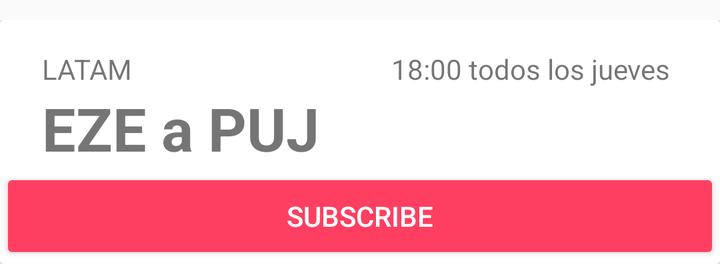
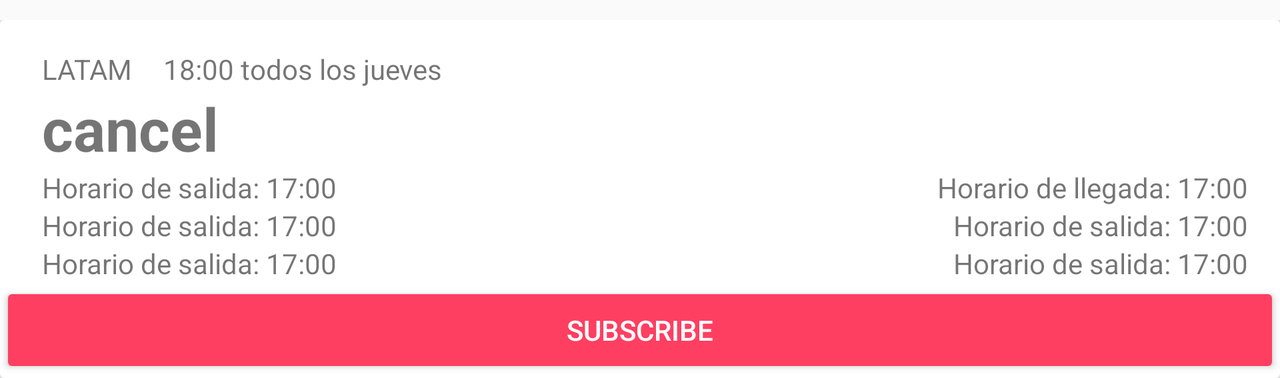

The same Android screen from two of the app's own layout files: first res/layout/ as a phone draws it, then the repository's variant for another configuration, drawn on a device whose configuration selects that folder. Both files follow.
<!-- AndroidManifest.xml: application theme AppTheme -->
<!-- res/layout/card_result.xml -->
<?xml version="1.0" encoding="utf-8"?>
<LinearLayout xmlns:android="http://schemas.android.com/apk/res/android"
    xmlns:app="http://schemas.android.com/apk/res-auto"
    android:orientation="vertical" android:layout_width="match_parent"
    android:id="@+id/cardResultLayout"
    android:layout_height="wrap_content"
    android:paddingTop="10dp">

    <android.support.v7.widget.CardView
        android:layout_width="match_parent"
        android:id="@+id/cardResultElement"
        android:layout_height="wrap_content" >

        <RelativeLayout
            android:layout_width="match_parent"
            android:layout_height="wrap_content">

            <TextView
                android:text="EZE a PUJ"
                android:layout_width="match_parent"
                android:layout_height="wrap_content"
                android:layout_alignStart="@+id/airline_name"
                android:id="@+id/from_to_shorts"
                android:textStyle="normal|bold"
                android:textSize="30sp"
                android:layout_below="@+id/airline_name"
                android:layout_alignEnd="@+id/textView7" />

            <TextView
                android:text="LATAM"
                android:layout_width="wrap_content"
                android:layout_height="wrap_content"
                android:layout_marginStart="21dp"
                android:layout_marginTop="15dp"
                android:id="@+id/airline_name"
                android:layout_alignParentTop="true"
                android:layout_alignParentStart="true" />

            <Button
                android:text="@string/subscribe_action"
                android:layout_width="match_parent"
                android:layout_height="wrap_content"
                android:id="@+id/subscribe_button"
                style="@style/Widget.AppCompat.Button.Colored"
                android:layout_below="@+id/from_to_shorts"
                android:layout_alignParentStart="true" />

            <TextView
                android:text="18:00 todos los jueves"
                android:layout_width="wrap_content"
                android:layout_height="wrap_content"
                android:id="@+id/textView7"
                android:layout_marginEnd="25dp"
                android:textAlignment="viewEnd"
                android:layout_above="@+id/from_to_shorts"
                android:layout_alignParentEnd="true" />

        </RelativeLayout>
    </android.support.v7.widget.CardView>

</LinearLayout>
<!-- resources referenced by this layout -->
<resources>
  <string name="subscribe_action">Subscribe</string>
  <style name="AppTheme" parent="Theme.AppCompat.Light.DarkActionBar">
          
          <item name="colorPrimary">@color/colorPrimary</item>
          <item name="colorPrimaryDark">@color/colorPrimaryDark</item>
          <item name="colorAccent">@color/colorAccent</item>
  
      </style>
  <color name="colorPrimary">#2A397A</color>
  <color name="colorPrimaryDark">#303F9F</color>
  <color name="colorAccent">#FF3F61</color>
</resources>
<!-- res/layout-land/card_result.xml (the repository's variant of the layout above) -->
<!-- drawn on the phone turned sideways -->
<?xml version="1.0" encoding="utf-8"?>
<LinearLayout xmlns:android="http://schemas.android.com/apk/res/android"
    android:orientation="vertical" android:layout_width="match_parent"
    android:id="@+id/cardResultLayout"
    android:layout_height="wrap_content"
    android:paddingTop="10dp">

    <android.support.v7.widget.CardView
        android:layout_width="match_parent"
        android:id="@+id/cardResultElement"
        android:layout_height="wrap_content" >

        <RelativeLayout
            android:layout_width="match_parent"
            android:layout_height="wrap_content">

            <TextView
                android:text="@string/cancel"
                android:layout_width="match_parent"
                android:layout_height="wrap_content"
                android:layout_alignStart="@+id/airline_name"
                android:id="@+id/from_to_shorts"
                android:textStyle="normal|bold"
                android:textSize="30sp"
                android:layout_below="@+id/airline_name"
                android:layout_alignEnd="@+id/result_time_arr" />

            <TextView
                android:text="LATAM"
                android:layout_width="wrap_content"
                android:layout_height="wrap_content"
                android:layout_marginStart="21dp"
                android:layout_marginTop="15dp"
                android:id="@+id/airline_name"
                android:layout_alignParentTop="true"
                android:layout_alignParentStart="true" />

            <TextView
                android:text="18:00 todos los jueves"
                android:layout_width="wrap_content"
                android:layout_height="wrap_content"
                android:id="@+id/flightCode"
                android:textAlignment="viewEnd"
                android:layout_above="@+id/from_to_shorts"
                android:layout_toEndOf="@+id/airline_name"
                android:layout_marginStart="15dp" />

            <TextView
                android:text="Horario de salida: 17:00"
                android:layout_width="wrap_content"
                android:layout_height="wrap_content"
                android:id="@+id/result_term_arr"
                android:layout_below="@+id/result_time_arr"
                android:layout_alignEnd="@+id/result_time_arr"
                android:visibility="visible"
                android:textAlignment="textEnd" />

            <TextView
                android:text="Horario de salida: 17:00"
                android:layout_width="wrap_content"
                android:layout_height="wrap_content"
                android:id="@+id/result_gate_arr"
                android:layout_below="@+id/result_term_arr"
                android:layout_alignStart="@+id/result_term_arr"
                android:textAlignment="viewEnd"
                android:visibility="visible" />

            <TextView
                android:text="TextView"
                android:layout_width="wrap_content"
                android:layout_height="wrap_content"
                android:layout_marginEnd="16dp"
                android:id="@+id/small_time"
                android:layout_above="@+id/from_to_shorts"
                android:layout_alignParentEnd="true"
                android:textSize="18sp"
                android:textStyle="normal|bold"
                android:visibility="invisible" />

            <Button
                android:text="@string/subscribe_action"
                android:layout_width="match_parent"
                android:layout_height="wrap_content"
                android:id="@+id/subscribe_button"
                style="@style/Widget.AppCompat.Button.Colored"
                android:backgroundTint="@drawable/selector_row"
                android:layout_below="@+id/result_term_dep"
                android:layout_alignParentStart="true" />

            <TextView
                android:text="Horario de salida: 17:00"
                android:layout_width="wrap_content"
                android:layout_height="wrap_content"
                android:id="@+id/result_term_dep"
                android:visibility="visible"
                android:layout_below="@+id/result_gate_dep"
                android:layout_alignStart="@+id/from_to_shorts" />

            <TextView
                android:text="Horario de salida: 17:00"
                android:layout_width="wrap_content"
                android:layout_height="wrap_content"
                android:id="@+id/result_time_dep"
                android:layout_marginRight="15dp"
                android:visibility="visible"
                android:layout_below="@+id/from_to_shorts"
                android:layout_alignStart="@+id/airline_name" />

            <TextView
                android:text="Horario de llegada: 17:00"
                android:layout_width="wrap_content"
                android:layout_height="wrap_content"
                android:id="@+id/result_time_arr"
                android:textAlignment="viewEnd"
                android:visibility="visible"
                android:layout_alignBaseline="@+id/result_time_dep"
                android:layout_alignBottom="@+id/result_time_dep"
                android:layout_alignEnd="@+id/small_time" />

            <TextView
                android:text="Horario de salida: 17:00"
                android:layout_width="wrap_content"
                android:layout_height="wrap_content"
                android:id="@+id/result_gate_dep"
                android:visibility="visible"
                android:layout_below="@+id/result_time_dep"
                android:layout_alignStart="@+id/result_time_dep" />

        </RelativeLayout>
    </android.support.v7.widget.CardView>

</LinearLayout>
<!-- resources referenced by the variant -->
<!-- as the phone turned sideways resolves them -->
<resources>
  <!-- drawable selector_row (drawable) -->
  <?xml version="1.0" encoding="utf-8"?>
  <selector xmlns:android="http://schemas.android.com/apk/res/android">
      
      <item android:color="#FFFF3F61" android:state_selected="false"/>
      
      <item android:color="#FFFF8800" android:state_selected="true" />
  </selector>
  <string name="cancel">cancel</string>
  <string name="subscribe_action">Subscribe</string>
  <style name="AppTheme" parent="Theme.AppCompat.Light.DarkActionBar">
          
          <item name="colorPrimary">@color/colorPrimary</item>
          <item name="colorPrimaryDark">@color/colorPrimaryDark</item>
          <item name="colorAccent">@color/colorAccent</item>
  
      </style>
  <color name="colorPrimary">#2A397A</color>
  <color name="colorPrimaryDark">#303F9F</color>
  <color name="colorAccent">#FF3F61</color>
</resources>
